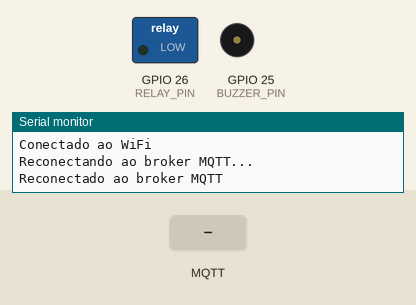
Bench run of a sketch on a simulated ESP32. On the bench: switched loads named in the sketch (green lamp = pin HIGH), buzzer (waves = sounding, pin HIGH), the last lines printed to the serial monitor. Inputs (shaded band) come from the test bench. WiFi joins after 1.5 s; servers stay silent unless stated; no MQTT or app messages arrive unless stated.

Above: at 3.2 s.
3.3 s: MQTT message "90" arrives on the first subscribed topic
At 3.6 s:
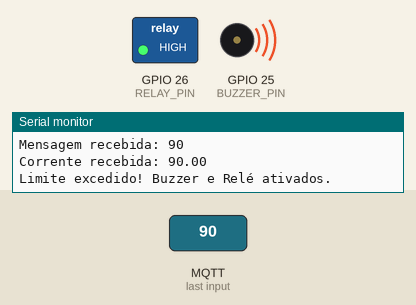
4.8 s: MQTT message "0" arrives on the first subscribed topic
At 5.9 s:
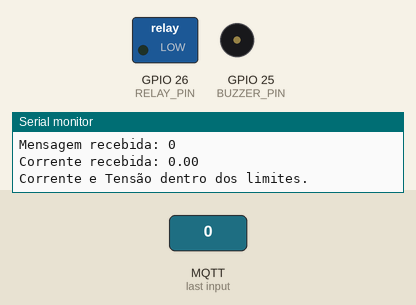
6.3 s: MQTT message "200" arrives on the first subscribed topic
At 7.1 s:
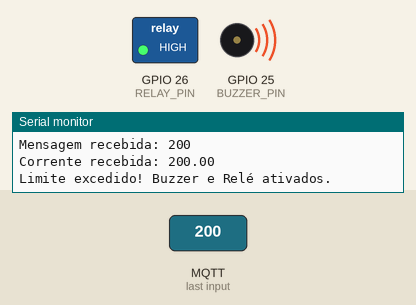
7.8 s: MQTT message "5" arrives on the first subscribed topic
At 8.2 s:
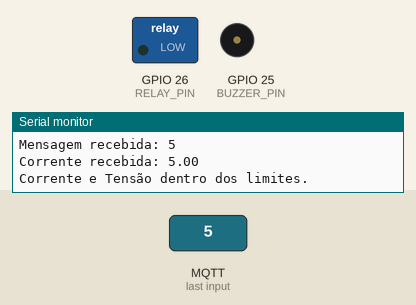
Timing chart, 0 to 10.3 s (numbered marks = the images above; inputs shaded):
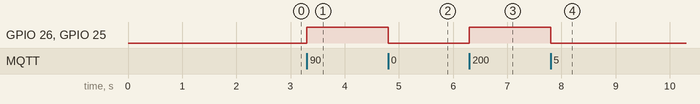

The sketch:

sketch.ino
```cpp
#include <WiFi.h>
#include <PubSubClient.h>

// Configurações de Wi-Fi
const char* ssid = "Wokwi-GUEST";
const char* password = "";
const char* mqttServer = "broker.hivemq.com";
const int mqttPort = 1883;
const char* topicCorrente = "energia/corrente";  // Tópico para corrente
const char* topicTensao = "energia/tensao";      // Tópico para tensão

WiFiClient espClient;
PubSubClient client(espClient);

// Pinos
#define BUZZER_PIN 25
#define RELAY_PIN 26

void setup() {
  Serial.begin(115200);

  // Configuração dos pinos
  pinMode(BUZZER_PIN, OUTPUT);
  pinMode(RELAY_PIN, OUTPUT);

  // Conectar ao Wi-Fi
  WiFi.begin(ssid, password);
  while (WiFi.status() != WL_CONNECTED) {
    delay(1000);
    Serial.println("Conectando ao WiFi...");
  }
  Serial.println("Conectado ao WiFi");

  // Configuração do cliente MQTT
  client.setServer(mqttServer, mqttPort);
  client.setCallback(callback);

  reconnect(); // Conecta ao broker MQTT ao iniciar
}

void loop() {
  if (!client.connected()) {
    reconnect(); // Reconecta se a conexão com o broker MQTT for perdida
  }
  client.loop(); // Mantém a comunicação MQTT ativa
}

// Função para reconectar ao broker MQTT
void reconnect() {
  while (!client.connected()) {
    Serial.println("Reconectando ao broker MQTT...");
    if (client.connect("Dispositivo2")) {
      Serial.println("Reconectado ao broker MQTT");
      client.subscribe(topicCorrente);  // Reassina os tópicos
      client.subscribe(topicTensao);
    } else {
      Serial.print("Falha na conexão. Estado: ");
      Serial.println(client.state());
      delay(5000); // Aguarda antes de tentar novamente
    }
  }
}

// Callback para processar mensagens recebidas
void callback(char* topic, byte* payload, unsigned int length) {
  char message[50];
  strncpy(message, (char*)payload, length);
  message[length] = '\0';  // Garante que a string terminada em nulo

  Serial.print("Mensagem recebida: ");
  Serial.println(message);

  // Declaração das variáveis dentro do callback
  float current = 0.0;
  float voltage = 0.0;

  // Verificar se a mensagem é do tópico de corrente ou tensão
  if (strcmp(topic, topicCorrente) == 0) {
    // Processa corrente
    current = atof(message);  // Converte a string para float
    Serial.print("Corrente recebida: ");
    Serial.println(current);
  } else if (strcmp(topic, topicTensao) == 0) {
    // Processa tensão
    voltage = atof(message);  // Converte a string para float
    Serial.print("Tensão recebida: ");
    Serial.println(voltage);
  }

  // Limites de corrente e tensão
  float currentLimit = 5.0;   // Exemplo: 5A
  float voltageLimit = 220.0; // Exemplo: 220V

  // Verifica se a corrente ou tensão excedem o limite
  if (current > currentLimit || voltage > voltageLimit) {
    digitalWrite(BUZZER_PIN, HIGH); // Ativa o buzzer
    digitalWrite(RELAY_PIN, HIGH);  // Liga o relé
    Serial.println("Limite excedido! Buzzer e Relé ativados.");
  } else {
    digitalWrite(BUZZER_PIN, LOW);  // Desativa o buzzer
    digitalWrite(RELAY_PIN, LOW);   // Desliga o relé
    Serial.println("Corrente e Tensão dentro dos limites.");
  }
}
```

Measured:
- after the input at 3.3 s, GPIO 26 (RELAY_PIN), GPIO 25 (BUZZER_PIN): LOW → HIGH at once
- after the input at 4.8 s, GPIO 26 (RELAY_PIN), GPIO 25 (BUZZER_PIN): HIGH → LOW at once
- after the input at 6.3 s, GPIO 26 (RELAY_PIN), GPIO 25 (BUZZER_PIN): LOW → HIGH at once
- after the input at 7.8 s, GPIO 26 (RELAY_PIN), GPIO 25 (BUZZER_PIN): HIGH → LOW at once
